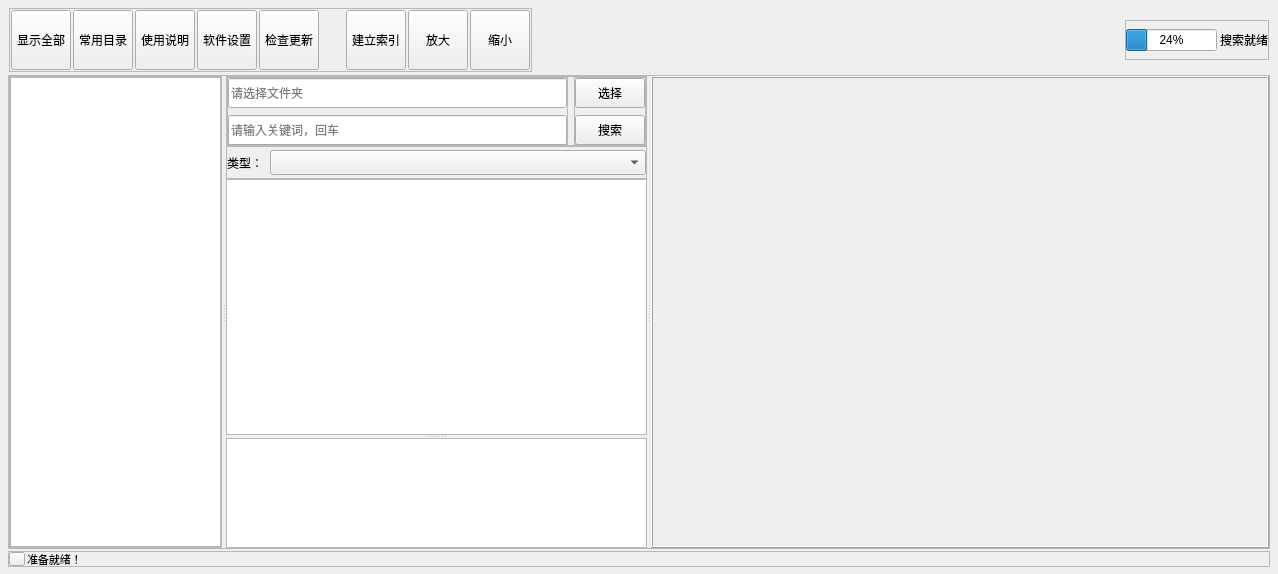
<?xml version="1.0" encoding="UTF-8"?>
<ui version="4.0">
 <class>MainWindow</class>
 <widget class="QMainWindow" name="MainWindow">
  <property name="geometry">
   <rect>
    <x>0</x>
    <y>0</y>
    <width>1278</width>
    <height>574</height>
   </rect>
  </property>
  <property name="windowTitle">
   <string>MainWindow</string>
  </property>
  <widget class="QWidget" name="centralwidget">
   <property name="styleSheet">
    <string notr="true">/*QPushButton {
    border: none; 
}

QPushButton:hover {
    background-color: #cce8f2;
}
*/</string>
   </property>
   <layout class="QGridLayout" name="gridLayout_2">
    <property name="leftMargin">
     <number>5</number>
    </property>
    <property name="topMargin">
     <number>5</number>
    </property>
    <property name="rightMargin">
     <number>5</number>
    </property>
    <property name="bottomMargin">
     <number>5</number>
    </property>
    <property name="horizontalSpacing">
     <number>5</number>
    </property>
    <property name="verticalSpacing">
     <number>0</number>
    </property>
    <item row="0" column="0">
     <widget class="QFrame" name="frame">
      <property name="sizePolicy">
       <sizepolicy hsizetype="Preferred" vsizetype="Preferred">
        <horstretch>0</horstretch>
        <verstretch>0</verstretch>
       </sizepolicy>
      </property>
      <property name="maximumSize">
       <size>
        <width>16777215</width>
        <height>16777215</height>
       </size>
      </property>
      <property name="frameShape">
       <enum>QFrame::NoFrame</enum>
      </property>
      <property name="frameShadow">
       <enum>QFrame::Raised</enum>
      </property>
      <property name="lineWidth">
       <number>0</number>
      </property>
      <layout class="QVBoxLayout" name="verticalLayout">
       <property name="spacing">
        <number>2</number>
       </property>
       <property name="leftMargin">
        <number>3</number>
       </property>
       <property name="topMargin">
        <number>2</number>
       </property>
       <property name="rightMargin">
        <number>3</number>
       </property>
       <property name="bottomMargin">
        <number>2</number>
       </property>
       <item>
        <widget class="QFrame" name="frame_top">
         <property name="sizePolicy">
          <sizepolicy hsizetype="Fixed" vsizetype="Preferred">
           <horstretch>0</horstretch>
           <verstretch>0</verstretch>
          </sizepolicy>
         </property>
         <property name="maximumSize">
          <size>
           <width>1677777</width>
           <height>16777215</height>
          </size>
         </property>
         <property name="styleSheet">
          <string notr="true"/>
         </property>
         <property name="frameShape">
          <enum>QFrame::NoFrame</enum>
         </property>
         <property name="frameShadow">
          <enum>QFrame::Raised</enum>
         </property>
         <layout class="QHBoxLayout" name="horizontalLayout_2">
          <property name="spacing">
           <number>2</number>
          </property>
          <property name="leftMargin">
           <number>1</number>
          </property>
          <property name="topMargin">
           <number>1</number>
          </property>
          <property name="rightMargin">
           <number>1</number>
          </property>
          <property name="bottomMargin">
           <number>1</number>
          </property>
          <item>
           <widget class="QFrame" name="frame_top_left">
            <property name="sizePolicy">
             <sizepolicy hsizetype="Fixed" vsizetype="Preferred">
              <horstretch>0</horstretch>
              <verstretch>0</verstretch>
             </sizepolicy>
            </property>
            <property name="frameShape">
             <enum>QFrame::StyledPanel</enum>
            </property>
            <property name="frameShadow">
             <enum>QFrame::Raised</enum>
            </property>
            <layout class="QHBoxLayout" name="horizontalLayout_3">
             <property name="spacing">
              <number>2</number>
             </property>
             <property name="leftMargin">
              <number>1</number>
             </property>
             <property name="topMargin">
              <number>1</number>
             </property>
             <property name="rightMargin">
              <number>1</number>
             </property>
             <property name="bottomMargin">
              <number>1</number>
             </property>
             <item>
              <widget class="QToolButton" name="show_all_button">
               <property name="minimumSize">
                <size>
                 <width>60</width>
                 <height>60</height>
                </size>
               </property>
               <property name="maximumSize">
                <size>
                 <width>60</width>
                 <height>60</height>
                </size>
               </property>
               <property name="font">
                <font>
                 <pointsize>9</pointsize>
                </font>
               </property>
               <property name="toolTip">
                <string>显示全部</string>
               </property>
               <property name="toolTipDuration">
                <number>1000</number>
               </property>
               <property name="text">
                <string>显示全部</string>
               </property>
               <property name="icon">
                <iconset resource="icon.qrc">
                 <normaloff>:/icon/icon/planning.png</normaloff>:/icon/icon/planning.png</iconset>
               </property>
               <property name="iconSize">
                <size>
                 <width>34</width>
                 <height>36</height>
                </size>
               </property>
               <property name="toolButtonStyle">
                <enum>Qt::ToolButtonTextUnderIcon</enum>
               </property>
              </widget>
             </item>
             <item>
              <widget class="QToolButton" name="common_dir">
               <property name="minimumSize">
                <size>
                 <width>60</width>
                 <height>60</height>
                </size>
               </property>
               <property name="maximumSize">
                <size>
                 <width>60</width>
                 <height>60</height>
                </size>
               </property>
               <property name="text">
                <string>常用目录</string>
               </property>
               <property name="icon">
                <iconset resource="icon.qrc">
                 <normaloff>:/icon/icon/folders.png</normaloff>:/icon/icon/folders.png</iconset>
               </property>
               <property name="iconSize">
                <size>
                 <width>33</width>
                 <height>33</height>
                </size>
               </property>
               <property name="toolButtonStyle">
                <enum>Qt::ToolButtonTextUnderIcon</enum>
               </property>
              </widget>
             </item>
             <item>
              <widget class="QToolButton" name="help">
               <property name="minimumSize">
                <size>
                 <width>60</width>
                 <height>60</height>
                </size>
               </property>
               <property name="maximumSize">
                <size>
                 <width>60</width>
                 <height>60</height>
                </size>
               </property>
               <property name="toolTip">
                <string>使用说明</string>
               </property>
               <property name="toolTipDuration">
                <number>1000</number>
               </property>
               <property name="text">
                <string>使用说明</string>
               </property>
               <property name="icon">
                <iconset resource="icon.qrc">
                 <normaloff>:/icon/icon/working.png</normaloff>:/icon/icon/working.png</iconset>
               </property>
               <property name="iconSize">
                <size>
                 <width>33</width>
                 <height>33</height>
                </size>
               </property>
               <property name="toolButtonStyle">
                <enum>Qt::ToolButtonTextUnderIcon</enum>
               </property>
              </widget>
             </item>
             <item>
              <widget class="QToolButton" name="setting">
               <property name="minimumSize">
                <size>
                 <width>60</width>
                 <height>60</height>
                </size>
               </property>
               <property name="maximumSize">
                <size>
                 <width>60</width>
                 <height>60</height>
                </size>
               </property>
               <property name="toolTip">
                <string>设置</string>
               </property>
               <property name="toolTipDuration">
                <number>1000</number>
               </property>
               <property name="text">
                <string>软件设置</string>
               </property>
               <property name="icon">
                <iconset resource="icon.qrc">
                 <normaloff>:/icon/icon/settings (1).png</normaloff>:/icon/icon/settings (1).png</iconset>
               </property>
               <property name="iconSize">
                <size>
                 <width>33</width>
                 <height>33</height>
                </size>
               </property>
               <property name="toolButtonStyle">
                <enum>Qt::ToolButtonTextUnderIcon</enum>
               </property>
              </widget>
             </item>
             <item>
              <widget class="QToolButton" name="update">
               <property name="minimumSize">
                <size>
                 <width>60</width>
                 <height>60</height>
                </size>
               </property>
               <property name="maximumSize">
                <size>
                 <width>60</width>
                 <height>60</height>
                </size>
               </property>
               <property name="toolTip">
                <string>检查更新</string>
               </property>
               <property name="toolTipDuration">
                <number>1000</number>
               </property>
               <property name="text">
                <string>检查更新</string>
               </property>
               <property name="icon">
                <iconset resource="icon.qrc">
                 <normaloff>:/icon/icon/all-inclusive.png</normaloff>:/icon/icon/all-inclusive.png</iconset>
               </property>
               <property name="iconSize">
                <size>
                 <width>35</width>
                 <height>35</height>
                </size>
               </property>
               <property name="toolButtonStyle">
                <enum>Qt::ToolButtonTextUnderIcon</enum>
               </property>
              </widget>
             </item>
             <item>
              <spacer name="horizontalSpacer">
               <property name="orientation">
                <enum>Qt::Horizontal</enum>
               </property>
               <property name="sizeType">
                <enum>QSizePolicy::Fixed</enum>
               </property>
               <property name="sizeHint" stdset="0">
                <size>
                 <width>25</width>
                 <height>20</height>
                </size>
               </property>
              </spacer>
             </item>
             <item>
              <widget class="QToolButton" name="index_button">
               <property name="minimumSize">
                <size>
                 <width>60</width>
                 <height>60</height>
                </size>
               </property>
               <property name="maximumSize">
                <size>
                 <width>60</width>
                 <height>60</height>
                </size>
               </property>
               <property name="toolTip">
                <string>建立索引</string>
               </property>
               <property name="toolTipDuration">
                <number>1000</number>
               </property>
               <property name="text">
                <string>建立索引</string>
               </property>
               <property name="icon">
                <iconset resource="icon.qrc">
                 <normaloff>:/icon/icon/documents.png</normaloff>:/icon/icon/documents.png</iconset>
               </property>
               <property name="iconSize">
                <size>
                 <width>33</width>
                 <height>33</height>
                </size>
               </property>
               <property name="toolButtonStyle">
                <enum>Qt::ToolButtonTextUnderIcon</enum>
               </property>
              </widget>
             </item>
             <item>
              <widget class="QToolButton" name="text_scale_up">
               <property name="minimumSize">
                <size>
                 <width>60</width>
                 <height>60</height>
                </size>
               </property>
               <property name="maximumSize">
                <size>
                 <width>60</width>
                 <height>60</height>
                </size>
               </property>
               <property name="toolTip">
                <string>放大</string>
               </property>
               <property name="toolTipDuration">
                <number>1000</number>
               </property>
               <property name="styleSheet">
                <string notr="true"/>
               </property>
               <property name="text">
                <string>放大</string>
               </property>
               <property name="icon">
                <iconset resource="icon.qrc">
                 <normaloff>:/icon/icon/zoom-in (1).png</normaloff>:/icon/icon/zoom-in (1).png</iconset>
               </property>
               <property name="iconSize">
                <size>
                 <width>34</width>
                 <height>34</height>
                </size>
               </property>
               <property name="toolButtonStyle">
                <enum>Qt::ToolButtonTextUnderIcon</enum>
               </property>
              </widget>
             </item>
             <item>
              <widget class="QToolButton" name="text_scale_down">
               <property name="sizePolicy">
                <sizepolicy hsizetype="Preferred" vsizetype="Preferred">
                 <horstretch>0</horstretch>
                 <verstretch>0</verstretch>
                </sizepolicy>
               </property>
               <property name="minimumSize">
                <size>
                 <width>60</width>
                 <height>60</height>
                </size>
               </property>
               <property name="maximumSize">
                <size>
                 <width>60</width>
                 <height>60</height>
                </size>
               </property>
               <property name="toolTip">
                <string extracomment="缩小">缩小</string>
               </property>
               <property name="toolTipDuration">
                <number>1000</number>
               </property>
               <property name="styleSheet">
                <string notr="true"/>
               </property>
               <property name="text">
                <string>缩小</string>
               </property>
               <property name="icon">
                <iconset resource="icon.qrc">
                 <normaloff>:/icon/icon/zoom-out.png</normaloff>:/icon/icon/zoom-out.png</iconset>
               </property>
               <property name="iconSize">
                <size>
                 <width>34</width>
                 <height>34</height>
                </size>
               </property>
               <property name="shortcut">
                <string extracomment="缩小"/>
               </property>
               <property name="checkable">
                <bool>false</bool>
               </property>
               <property name="checked">
                <bool>false</bool>
               </property>
               <property name="toolButtonStyle">
                <enum>Qt::ToolButtonTextUnderIcon</enum>
               </property>
              </widget>
             </item>
            </layout>
           </widget>
          </item>
          <item alignment="Qt::AlignRight">
           <widget class="QFrame" name="frame_top_right">
            <property name="sizePolicy">
             <sizepolicy hsizetype="Preferred" vsizetype="Preferred">
              <horstretch>0</horstretch>
              <verstretch>0</verstretch>
             </sizepolicy>
            </property>
            <property name="minimumSize">
             <size>
              <width>0</width>
              <height>0</height>
             </size>
            </property>
            <property name="maximumSize">
             <size>
              <width>450</width>
              <height>40</height>
             </size>
            </property>
            <property name="layoutDirection">
             <enum>Qt::LeftToRight</enum>
            </property>
            <property name="frameShape">
             <enum>QFrame::StyledPanel</enum>
            </property>
            <property name="frameShadow">
             <enum>QFrame::Raised</enum>
            </property>
            <layout class="QHBoxLayout" name="horizontalLayout_6">
             <property name="spacing">
              <number>3</number>
             </property>
             <property name="leftMargin">
              <number>0</number>
             </property>
             <property name="topMargin">
              <number>0</number>
             </property>
             <property name="rightMargin">
              <number>0</number>
             </property>
             <property name="bottomMargin">
              <number>0</number>
             </property>
             <item>
              <widget class="QLoadingProgressBar" name="progressBar">
               <property name="maximumSize">
                <size>
                 <width>100</width>
                 <height>16777215</height>
                </size>
               </property>
               <property name="value">
                <number>24</number>
               </property>
               <property name="alignment">
                <set>Qt::AlignRight|Qt::AlignTrailing|Qt::AlignVCenter</set>
               </property>
              </widget>
             </item>
             <item>
              <widget class="QLabel" name="top_lable">
               <property name="sizePolicy">
                <sizepolicy hsizetype="Preferred" vsizetype="Preferred">
                 <horstretch>0</horstretch>
                 <verstretch>0</verstretch>
                </sizepolicy>
               </property>
               <property name="minimumSize">
                <size>
                 <width>0</width>
                 <height>0</height>
                </size>
               </property>
               <property name="maximumSize">
                <size>
                 <width>16666</width>
                 <height>16777215</height>
                </size>
               </property>
               <property name="text">
                <string>搜索就绪</string>
               </property>
               <property name="alignment">
                <set>Qt::AlignRight|Qt::AlignTrailing|Qt::AlignVCenter</set>
               </property>
              </widget>
             </item>
            </layout>
           </widget>
          </item>
         </layout>
        </widget>
       </item>
       <item>
        <widget class="QFrame" name="frame_center">
         <property name="sizePolicy">
          <sizepolicy hsizetype="Preferred" vsizetype="Expanding">
           <horstretch>0</horstretch>
           <verstretch>19</verstretch>
          </sizepolicy>
         </property>
         <property name="frameShape">
          <enum>QFrame::StyledPanel</enum>
         </property>
         <property name="frameShadow">
          <enum>QFrame::Raised</enum>
         </property>
         <layout class="QHBoxLayout" name="horizontalLayout">
          <property name="spacing">
           <number>0</number>
          </property>
          <property name="leftMargin">
           <number>0</number>
          </property>
          <property name="topMargin">
           <number>0</number>
          </property>
          <property name="rightMargin">
           <number>0</number>
          </property>
          <property name="bottomMargin">
           <number>0</number>
          </property>
          <item>
           <widget class="QSplitter" name="splitter">
            <property name="orientation">
             <enum>Qt::Horizontal</enum>
            </property>
            <widget class="QFrame" name="frame_center_left">
             <property name="sizePolicy">
              <sizepolicy hsizetype="Expanding" vsizetype="Preferred">
               <horstretch>4</horstretch>
               <verstretch>0</verstretch>
              </sizepolicy>
             </property>
             <property name="minimumSize">
              <size>
               <width>200</width>
               <height>0</height>
              </size>
             </property>
             <property name="frameShape">
              <enum>QFrame::StyledPanel</enum>
             </property>
             <property name="frameShadow">
              <enum>QFrame::Raised</enum>
             </property>
             <layout class="QVBoxLayout" name="verticalLayout_6">
              <property name="spacing">
               <number>0</number>
              </property>
              <property name="leftMargin">
               <number>0</number>
              </property>
              <property name="topMargin">
               <number>0</number>
              </property>
              <property name="rightMargin">
               <number>0</number>
              </property>
              <property name="bottomMargin">
               <number>0</number>
              </property>
              <item>
               <widget class="QFileListView" name="listView_all"/>
              </item>
             </layout>
            </widget>
            <widget class="QFrame" name="frame_center_center">
             <property name="sizePolicy">
              <sizepolicy hsizetype="Expanding" vsizetype="Preferred">
               <horstretch>8</horstretch>
               <verstretch>0</verstretch>
              </sizepolicy>
             </property>
             <property name="minimumSize">
              <size>
               <width>380</width>
               <height>0</height>
              </size>
             </property>
             <property name="maximumSize">
              <size>
               <width>1677777</width>
               <height>16777215</height>
              </size>
             </property>
             <property name="frameShape">
              <enum>QFrame::NoFrame</enum>
             </property>
             <property name="frameShadow">
              <enum>QFrame::Raised</enum>
             </property>
             <layout class="QVBoxLayout" name="verticalLayout_2">
              <property name="spacing">
               <number>0</number>
              </property>
              <property name="leftMargin">
               <number>0</number>
              </property>
              <property name="topMargin">
               <number>0</number>
              </property>
              <property name="rightMargin">
               <number>0</number>
              </property>
              <property name="bottomMargin">
               <number>0</number>
              </property>
              <item>
               <widget class="QFrame" name="frame_search">
                <property name="sizePolicy">
                 <sizepolicy hsizetype="Preferred" vsizetype="Preferred">
                  <horstretch>0</horstretch>
                  <verstretch>0</verstretch>
                 </sizepolicy>
                </property>
                <property name="maximumSize">
                 <size>
                  <width>16777215</width>
                  <height>70</height>
                 </size>
                </property>
                <property name="frameShape">
                 <enum>QFrame::StyledPanel</enum>
                </property>
                <property name="frameShadow">
                 <enum>QFrame::Raised</enum>
                </property>
                <layout class="QHBoxLayout" name="horizontalLayout_4">
                 <property name="leftMargin">
                  <number>0</number>
                 </property>
                 <property name="topMargin">
                  <number>0</number>
                 </property>
                 <property name="rightMargin">
                  <number>0</number>
                 </property>
                 <property name="bottomMargin">
                  <number>0</number>
                 </property>
                 <item>
                  <widget class="QFrame" name="frame_search_left">
                   <property name="sizePolicy">
                    <sizepolicy hsizetype="Expanding" vsizetype="Preferred">
                     <horstretch>0</horstretch>
                     <verstretch>0</verstretch>
                    </sizepolicy>
                   </property>
                   <property name="frameShape">
                    <enum>QFrame::StyledPanel</enum>
                   </property>
                   <property name="frameShadow">
                    <enum>QFrame::Raised</enum>
                   </property>
                   <layout class="QVBoxLayout" name="verticalLayout_3">
                    <property name="spacing">
                     <number>8</number>
                    </property>
                    <property name="leftMargin">
                     <number>0</number>
                    </property>
                    <property name="topMargin">
                     <number>0</number>
                    </property>
                    <property name="rightMargin">
                     <number>0</number>
                    </property>
                    <property name="bottomMargin">
                     <number>0</number>
                    </property>
                    <item>
                     <widget class="QLineEdit" name="file_edit">
                      <property name="sizePolicy">
                       <sizepolicy hsizetype="Expanding" vsizetype="Fixed">
                        <horstretch>1</horstretch>
                        <verstretch>0</verstretch>
                       </sizepolicy>
                      </property>
                      <property name="minimumSize">
                       <size>
                        <width>0</width>
                        <height>30</height>
                       </size>
                      </property>
                      <property name="maximumSize">
                       <size>
                        <width>16777215</width>
                        <height>30</height>
                       </size>
                      </property>
                      <property name="styleSheet">
                       <string notr="true">font: 75 9pt &quot;微软雅黑&quot;;
font: 12pt &quot;宋体&quot;;</string>
                      </property>
                      <property name="text">
                       <string/>
                      </property>
                      <property name="placeholderText">
                       <string>请选择文件夹</string>
                      </property>
                     </widget>
                    </item>
                    <item>
                     <widget class="QLineEdit" name="keywords_edit">
                      <property name="sizePolicy">
                       <sizepolicy hsizetype="Expanding" vsizetype="Fixed">
                        <horstretch>1</horstretch>
                        <verstretch>0</verstretch>
                       </sizepolicy>
                      </property>
                      <property name="minimumSize">
                       <size>
                        <width>0</width>
                        <height>30</height>
                       </size>
                      </property>
                      <property name="maximumSize">
                       <size>
                        <width>16777215</width>
                        <height>30</height>
                       </size>
                      </property>
                      <property name="styleSheet">
                       <string notr="true">font: 12pt &quot;宋体&quot;;</string>
                      </property>
                      <property name="text">
                       <string extracomment="请输入关键词"/>
                      </property>
                      <property name="placeholderText">
                       <string>请输入关键词，回车</string>
                      </property>
                     </widget>
                    </item>
                   </layout>
                  </widget>
                 </item>
                 <item>
                  <widget class="QFrame" name="frame_search_right">
                   <property name="sizePolicy">
                    <sizepolicy hsizetype="Preferred" vsizetype="Preferred">
                     <horstretch>0</horstretch>
                     <verstretch>0</verstretch>
                    </sizepolicy>
                   </property>
                   <property name="frameShape">
                    <enum>QFrame::StyledPanel</enum>
                   </property>
                   <property name="frameShadow">
                    <enum>QFrame::Raised</enum>
                   </property>
                   <layout class="QVBoxLayout" name="verticalLayout_4">
                    <property name="spacing">
                     <number>7</number>
                    </property>
                    <property name="leftMargin">
                     <number>0</number>
                    </property>
                    <property name="topMargin">
                     <number>0</number>
                    </property>
                    <property name="rightMargin">
                     <number>0</number>
                    </property>
                    <property name="bottomMargin">
                     <number>0</number>
                    </property>
                    <item>
                     <widget class="QPushButton" name="file_button">
                      <property name="minimumSize">
                       <size>
                        <width>0</width>
                        <height>30</height>
                       </size>
                      </property>
                      <property name="maximumSize">
                       <size>
                        <width>70</width>
                        <height>30</height>
                       </size>
                      </property>
                      <property name="text">
                       <string>选择</string>
                      </property>
                     </widget>
                    </item>
                    <item>
                     <widget class="QPushButton" name="search_button">
                      <property name="minimumSize">
                       <size>
                        <width>0</width>
                        <height>30</height>
                       </size>
                      </property>
                      <property name="maximumSize">
                       <size>
                        <width>70</width>
                        <height>30</height>
                       </size>
                      </property>
                      <property name="text">
                       <string>搜索</string>
                      </property>
                     </widget>
                    </item>
                   </layout>
                  </widget>
                 </item>
                </layout>
               </widget>
              </item>
              <item>
               <widget class="QFrame" name="frame_screen">
                <property name="sizePolicy">
                 <sizepolicy hsizetype="Preferred" vsizetype="Preferred">
                  <horstretch>0</horstretch>
                  <verstretch>0</verstretch>
                 </sizepolicy>
                </property>
                <property name="maximumSize">
                 <size>
                  <width>16777215</width>
                  <height>35</height>
                 </size>
                </property>
                <property name="frameShape">
                 <enum>QFrame::StyledPanel</enum>
                </property>
                <property name="frameShadow">
                 <enum>QFrame::Raised</enum>
                </property>
                <layout class="QHBoxLayout" name="horizontalLayout_8">
                 <property name="spacing">
                  <number>0</number>
                 </property>
                 <property name="leftMargin">
                  <number>0</number>
                 </property>
                 <property name="topMargin">
                  <number>3</number>
                 </property>
                 <property name="rightMargin">
                  <number>0</number>
                 </property>
                 <property name="bottomMargin">
                  <number>3</number>
                 </property>
                 <item>
                  <widget class="QLabel" name="label">
                   <property name="text">
                    <string>类型：  </string>
                   </property>
                  </widget>
                 </item>
                 <item>
                  <widget class="QComboCheckBox" name="comboBox">
                   <property name="sizePolicy">
                    <sizepolicy hsizetype="Expanding" vsizetype="Preferred">
                     <horstretch>0</horstretch>
                     <verstretch>0</verstretch>
                    </sizepolicy>
                   </property>
                   <property name="minimumSize">
                    <size>
                     <width>200</width>
                     <height>25</height>
                    </size>
                   </property>
                   <property name="maximumSize">
                    <size>
                     <width>16777215</width>
                     <height>25</height>
                    </size>
                   </property>
                   <property name="font">
                    <font>
                     <family>宋体</family>
                     <pointsize>12</pointsize>
                     <weight>50</weight>
                     <italic>false</italic>
                     <bold>false</bold>
                    </font>
                   </property>
                  </widget>
                 </item>
                </layout>
               </widget>
              </item>
              <item>
               <widget class="QSplitter" name="splitter_2">
                <property name="orientation">
                 <enum>Qt::Vertical</enum>
                </property>
                <property name="handleWidth">
                 <number>3</number>
                </property>
                <widget class="QFileTableView" name="tableView">
                 <property name="sizePolicy">
                  <sizepolicy hsizetype="Expanding" vsizetype="Expanding">
                   <horstretch>0</horstretch>
                   <verstretch>7</verstretch>
                  </sizepolicy>
                 </property>
                 <property name="verticalScrollBarPolicy">
                  <enum>Qt::ScrollBarAsNeeded</enum>
                 </property>
                 <property name="horizontalScrollBarPolicy">
                  <enum>Qt::ScrollBarAsNeeded</enum>
                 </property>
                 <property name="horizontalScrollMode">
                  <enum>QAbstractItemView::ScrollPerItem</enum>
                 </property>
                 <property name="gridStyle">
                  <enum>Qt::NoPen</enum>
                 </property>
                 <property name="wordWrap">
                  <bool>true</bool>
                 </property>
                 <attribute name="horizontalHeaderDefaultSectionSize">
                  <number>300</number>
                 </attribute>
                 <attribute name="horizontalHeaderShowSortIndicator" stdset="0">
                  <bool>false</bool>
                 </attribute>
                 <attribute name="horizontalHeaderStretchLastSection">
                  <bool>true</bool>
                 </attribute>
                </widget>
                <widget class="QFileListView" name="listView_error">
                 <property name="sizePolicy">
                  <sizepolicy hsizetype="Expanding" vsizetype="Expanding">
                   <horstretch>0</horstretch>
                   <verstretch>3</verstretch>
                  </sizepolicy>
                 </property>
                </widget>
               </widget>
              </item>
             </layout>
            </widget>
            <widget class="QFrame" name="frame_center_right">
             <property name="sizePolicy">
              <sizepolicy hsizetype="Expanding" vsizetype="Expanding">
               <horstretch>10</horstretch>
               <verstretch>0</verstretch>
              </sizepolicy>
             </property>
             <property name="minimumSize">
              <size>
               <width>300</width>
               <height>0</height>
              </size>
             </property>
             <property name="styleSheet">
              <string notr="true"/>
             </property>
             <property name="frameShape">
              <enum>QFrame::NoFrame</enum>
             </property>
             <property name="frameShadow">
              <enum>QFrame::Plain</enum>
             </property>
             <layout class="QVBoxLayout" name="verticalLayout_7">
              <property name="spacing">
               <number>0</number>
              </property>
              <property name="leftMargin">
               <number>0</number>
              </property>
              <property name="topMargin">
               <number>0</number>
              </property>
              <property name="rightMargin">
               <number>0</number>
              </property>
              <property name="bottomMargin">
               <number>0</number>
              </property>
              <item>
               <widget class="QTextFrame" name="textframe">
                <property name="sizePolicy">
                 <sizepolicy hsizetype="Expanding" vsizetype="Expanding">
                  <horstretch>0</horstretch>
                  <verstretch>0</verstretch>
                 </sizepolicy>
                </property>
                <property name="minimumSize">
                 <size>
                  <width>300</width>
                  <height>0</height>
                 </size>
                </property>
                <property name="frameShape">
                 <enum>QFrame::Box</enum>
                </property>
                <property name="frameShadow">
                 <enum>QFrame::Raised</enum>
                </property>
               </widget>
              </item>
             </layout>
            </widget>
           </widget>
          </item>
         </layout>
        </widget>
       </item>
       <item>
        <widget class="QFrame" name="frame_bottom">
         <property name="minimumSize">
          <size>
           <width>0</width>
           <height>16</height>
          </size>
         </property>
         <property name="maximumSize">
          <size>
           <width>16777215</width>
           <height>16</height>
          </size>
         </property>
         <property name="font">
          <font>
           <pointsize>10</pointsize>
          </font>
         </property>
         <property name="frameShape">
          <enum>QFrame::StyledPanel</enum>
         </property>
         <property name="frameShadow">
          <enum>QFrame::Raised</enum>
         </property>
         <property name="lineWidth">
          <number>0</number>
         </property>
         <layout class="QHBoxLayout" name="horizontalLayout_5">
          <property name="spacing">
           <number>2</number>
          </property>
          <property name="leftMargin">
           <number>0</number>
          </property>
          <property name="topMargin">
           <number>0</number>
          </property>
          <property name="rightMargin">
           <number>0</number>
          </property>
          <property name="bottomMargin">
           <number>0</number>
          </property>
          <item>
           <widget class="QPushButton" name="show_error_button">
            <property name="sizePolicy">
             <sizepolicy hsizetype="Fixed" vsizetype="Fixed">
              <horstretch>0</horstretch>
              <verstretch>0</verstretch>
             </sizepolicy>
            </property>
            <property name="maximumSize">
             <size>
              <width>16</width>
              <height>16</height>
             </size>
            </property>
            <property name="toolTip">
             <string>显示错误</string>
            </property>
            <property name="text">
             <string/>
            </property>
            <property name="icon">
             <iconset resource="icon.qrc">
              <normaloff>:/icon/icon/提醒.png</normaloff>:/icon/icon/提醒.png</iconset>
            </property>
            <property name="iconSize">
             <size>
              <width>13</width>
              <height>13</height>
             </size>
            </property>
           </widget>
          </item>
          <item>
           <widget class="QLabel" name="bottom_lable">
            <property name="font">
             <font>
              <pointsize>8</pointsize>
             </font>
            </property>
            <property name="text">
             <string>准备就绪！</string>
            </property>
           </widget>
          </item>
         </layout>
        </widget>
       </item>
      </layout>
     </widget>
    </item>
   </layout>
  </widget>
 </widget>
 <customwidgets>
  <customwidget>
   <class>QComboCheckBox</class>
   <extends>QComboBox</extends>
   <header>qcombocheckbox.h</header>
  </customwidget>
  <customwidget>
   <class>QLoadingProgressBar</class>
   <extends>QProgressBar</extends>
   <header>qloadingprogressbar.h</header>
  </customwidget>
  <customwidget>
   <class>QTextFrame</class>
   <extends>QFrame</extends>
   <header>qtextframe.h</header>
   <container>1</container>
  </customwidget>
  <customwidget>
   <class>QFileTableView</class>
   <extends>QTableView</extends>
   <header>qfiletableview.h</header>
  </customwidget>
  <customwidget>
   <class>QFileListView</class>
   <extends>QListView</extends>
   <header>qfilelistview.h</header>
  </customwidget>
 </customwidgets>
 <resources>
  <include location="icon.qrc"/>
 </resources>
 <connections/>
</ui>
